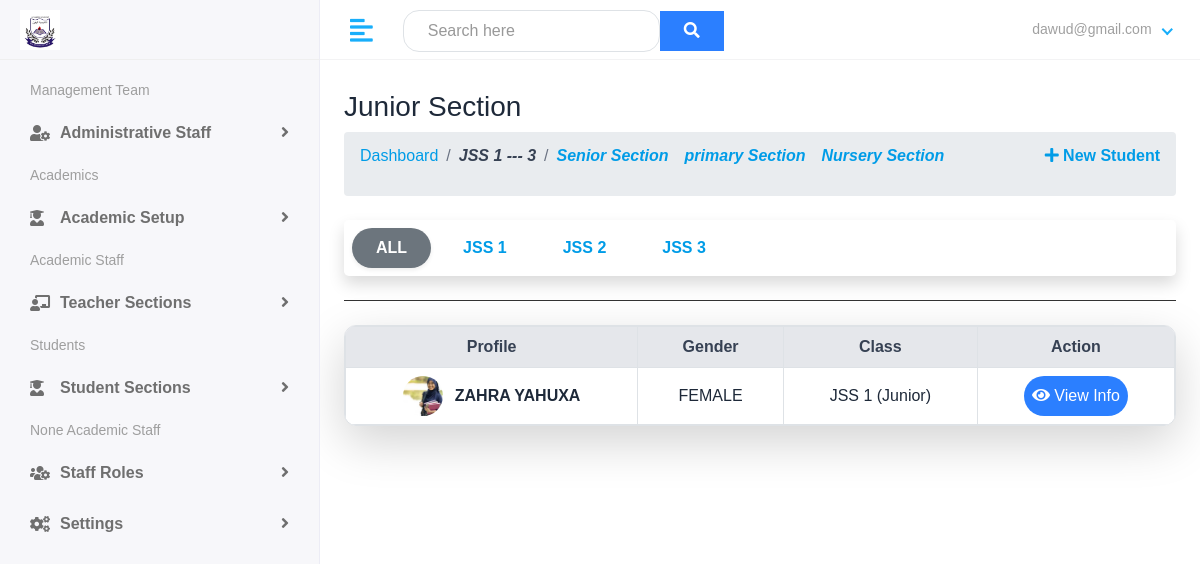
Screenshot of /studentApp/junior-class (signed in) with the database file from the repository.
### school/models.py (models this page shows, shortened)
class SchoolClass(models.Model):
    section = models.ForeignKey(Section, on_delete=models.CASCADE)
    name = models.CharField(max_length=20)  # e.g. "JS1", "SS2", "Nursery 2"
    class_teacher = models.ForeignKey(Teacher, on_delete=models.SET_NULL, null=True, blank=True, related_name='class_teacher_of')
    class Meta:
        unique_together = ('section', 'name')
        ordering = ['section', 'name']
    def __str__(self):
        return f"{self.name} ({self.section.name})"

class Section(models.Model):
    SECTION_CHOICES = (
        ('Nursery', 'Nursery'),
        ('Primary', 'Primary Section'),
        ('Junior', 'Junior Section'),
        ('Senior', 'Senior Section'),
    )
    name = models.CharField(max_length=10, choices=SECTION_CHOICES, unique=True)

### studentApp/models.py (models this page shows, shortened)
class Student(models.Model):
    guardian = models.ForeignKey(Guardian, on_delete=models.SET_NULL, null=True, blank=True, related_name='students')
    first_name = models.CharField(max_length=100)
    last_name = models.CharField(max_length=100)
    student_class = models.ForeignKey(SchoolClass, on_delete=models.SET_NULL, null=True, blank=True)
    gender = models.CharField(max_length=10, choices=Gender)
    date_of_birth = models.DateField()
    religion = models.CharField(max_length=20)
    date_join = models.DateField()
    phone = models.CharField(max_length=11, null=True, blank=True)
    avatar = models.ImageField(upload_to='students/', blank=True, null=True)

### studentApp/views.py (the view)
# urls.py: path('junior-class', views.juniorclass, name="junior-class"),
@login_required(login_url='my-login')
def juniorclass(request):
    class_filter = request.GET.get('class')
    junior_classes = SchoolClass.objects.filter(name__startswith='JSS').order_by('name')
    if class_filter:
        students = Student.objects.filter(student_class__name__iexact=class_filter)
    else:
        students = Student.objects.filter(student_class__name__icontains='JSS')
    context = {
        'students': students,
        'selected_class': class_filter,
        'junior_classes': junior_classes,
    }
    return render(request, 'school/students/Junior-class.html', context)

### templates/school/students/junior-class.html (shortened to what this page needs)
{% extends 'school/base.html' %}
{% load crispy_forms_tags %}
{% load static tailwind_tags %}
{% load widget_tweaks %}
{% load static %}
{% block body %}
<div class="page-wrapper">
    <div class="content w-full px-4">
        <div class="mb-6 border-b pb-4">
            <h3 class="text-2xl font-bold text-gray-800">Junior Section</h3>
            <div class="breadcrumb flex justify-between">
                <ul class="text-gray-500 flex gap-2">
                    <li><a href="{% url 'admin-dashboard' %}" class="hover:underline">Dashboard</a></li>
                    <li>/</li>
                    <li class="text-gray-700 font-italic font-bold">JSS 1 --- 3</li>
                    <li>/</li>
                <li class="text-gray-700 font-italic font-bold"> <a href="{% url 'senior-class' %}" class="hover:underline "> Senior Section </li>
                <li class="text-gray-700 font-italic font-bold"> <a href="{% url 'primary-class' %}" class="hover:underline "> primary Section </li>
                <li class="text-gray-700 font-italic font-bold"> <a href="{% url 'nursery-class' %}" class="hover:underline "> Nursery Section </li>
                </ul>
                <a href="{% url 'add-student' %}" class="text-blue-600 font-semibold hover:underline">
                    <i class="fas fa-plus"></i> New Student
                </a>
            </div>
            <div class="flex flex-wrap justify-start gap-2 bg-white mt-4 p-2 rounded-lg shadow">
                <a href="{% url 'junior-class' %}" class="cursor-pointer px-4 py-2 rounded-full font-semibold shadow-sm
                    {% if not selected_class %}bg-secondary text-white{% else %}hover:bg-blue-100{% endif %}">
                    ALL
                </a>
                {% for class in junior_classes %}
                    <a href="{% url 'junior-class' %}?class={{ class.name }}" class="cursor-pointer px-4 py-2 rounded-full font-semibold
                        {% if selected_class == class.name %}bg-secondary text-white{% else %}hover:bg-blue-100{% endif %} transition">
                        {{ class.name|upper }}
                    </a>
                {% endfor %}
            </div>
        </div>
        <div class="bg-white border border-gray-300 shadow-lg rounded-xl overflow-hidden">
            <div class="overflow-x-auto">
                <table class="min-w-full table-auto border-collapse">
                    <thead class="bg-gray-200 text-gray-700 text-center">
                        <tr>
                            <th class="border border-gray-300 px-4 py-2">Profile</th>
                            <th class="border border-gray-300 px-4 py-2">Gender</th>
                            <th class="border border-gray-300 px-4 py-2">Class</th>
                            <th class="border border-gray-300 px-4 py-2">Action</th>
                        </tr>
                    </thead>
                    <tbody class="text-center text-gray-800">
                        {% for student in students %}
                            <tr class="hover:bg-gray-100 transition">
                                <td class="border border-gray-300 px-4 py-2 text-center">
                                    <div class="flex justify-center items-center gap-3">
                                        {% if student.avatar %}
                                            <img src="{{ student.avatar.url }}" alt="Avatar"
                                                class="w-10 h-10 rounded-full object-cover">
                                        {% else %}
                                            <div class="w-10 h-10 rounded-full bg-gray-200 flex items-center justify-center text-[10px] font-bold uppercase">
                                                NO DP
                                            </div>
                                        {% endif %}
                                        <span class="font-semibold uppercase">
                                            {{ student.first_name }} {{ student.last_name }}
                                        </span>
                                    </div>
                                </td>
                                <td class="border border-gray-300 px-4 py-2">{{ student.gender|upper }}</td>
                                <td class="border border-gray-300 px-4 py-2">{{ student.student_class }}</td>
                                <td class="border border-gray-300 px-4 py-2">
                                    <button class="bg-blue-500 p-2  rounded-pill hover:text-blue-700" title="Edit">
                                    <a href="{% url 'student-detail' student.id %}" class="text-white"><i class="fas fa-eye"></i> View Info </i>
                                    </a>
                                    </button>
                                </td>
                            </tr>
                        {% empty %}
                            <tr>
                                <td colspan="4" class="text-center py-6 text-gray-500">No students found.</td>
                            </tr>
                        {% endfor %}
                    </tbody>
                </table>
            </div>
        </div>
    </div>
</div>
<div class="header">
   <div class="header-left flex items-center gap-4">
      <a href="index.html" class="logo">
         <img src="{% static 'assets/images/logo1.jpg' %}" alt="Logo">
      </a>
   </div>
   <a href="javascript:void(0);" id="toggle_btn">
   <i class="fas fa-align-left"></i>
   </a>
   <div class="top-nav-search">
      <form method="get" class="flex items-center">
         <input  type="text" placeholder="Search here" class="bg-black rounded-2xl border border-black px-6 py-2"/>
         <button type="submit"  name="q" class="bg-blue-500 hover:bg-blue-700 text-white  rounded-2xl px-4 py-2" >
            <i class="fas fa-search"></i>
         </button>
      </form>
   </div>
   <ul class="nav user-menu">
      <li class="nav-item dropdown has-arrow">
         <a href="#" class="dropdown-toggle nav-link" data-toggle="dropdown">
            <span class="user-img">
               {{user.email}}
            </span>
         </a>
      </li>
   </ul>
</div>
{% endblock %}

### static/assets/css/style.css (style rules this page uses)
html { height: 100%; }
body { background-color: #fff; color: #333; font-family: 'Poppins', sans-serif; font-size: 1rem; height: 100%; line-height: 1.5; overflow-x: hidden; }
h1, h2, h3, h4, h5, h6 { font-family: 'Poppins', sans-serif; margin-top: 0; }
a { color: #009ce7; }
input, button, a { transition: all 0.4s ease; -moz-transition: all 0.4s ease; -o-transition: all 0.4s ease; -ms-transition: all 0.4s ease; -webkit-transition: all 0.4s ease; }
input, input:focus, button, button:focus { outline: none; }
input[type=text], input[type=password] { -webkit-appearance: none; -moz-appearance: none; appearance: none; }
ul, ol { padding: 0px; list-style: none; }
.bg-white { background-color: #fff; }
.header { background-color: #fff; border-bottom: 1px solid #f3f3f4; left: 0; position: fixed; right: 0; top: 0; z-index: 1001; height: 60px; }
.header .header-left { float: left; height: 60px; padding: 0 20px; position: relative; width: 320px; z-index: 1; transition: all 0.2s ease-in-out; background-color: #f7f7fa; border-bottom: 1px solid #efefef; border-right: 1px solid #ececf5; display: flex; align-items: center; }
.header .header-left .logo { display: inline-block; line-height: 60px; }
.header .header-left .logo img { max-height: 40px; width: auto; }
.header .dropdown-toggle:after { display: none; }
.header .has-arrow .dropdown-toggle:after { border-top: 0; border-left: 0; border-bottom: 2px solid #18aefa; border-right: 2px solid #18aefa; content: ''; height: 8px; display: inline-block; pointer-events: none; -webkit-transform-origin: 66% 66%; -ms-transform-origin: 66% 66%; transform-origin: 66% 66%; -webkit-transform: rotate(45deg); -ms-transform: rotate(45deg); transform: rotate(45deg); -webkit-transition: all 0.15s ease-in-out; transition: all 0.15s ease-in-out; width: 8px; vertical-align: 0px; }
.user-menu { float: right; margin: 0; position: relative; z-index: 99; padding-right: 15px; }
.user-menu.nav > li > a { color: #a0a0a0; font-size: 14px; line-height: 58px; padding: 0 15px; height: 60px; }
.user-img { margin-right: 3px; position: relative; }
.top-nav-search { float: left; margin-left: 15px; }
.top-nav-search form { margin-top: 10px; position: relative; width: 300px; }
.page-wrapper { margin-left: 320px; padding-top: 60px; position: relative; transition: all 0.4s ease; }
.page-wrapper > .content { padding: 1.875rem 1.875rem 0; }
@media (min-width: 992px) { #toggle_btn { align-items: center; color: #18aefa; display: inline-flex; float: left; font-size: 26px; height: 60px; justify-content: center; margin-left: 15px; padding: 0 15px; } }

### rows the page displays
SchoolClass: name "JSS 1"
SchoolClass: name "JSS 2"
SchoolClass: name "JSS 3"
Student: avatar (picture), first_name "ZAHRA", last_name "YAHUXA", gender "FEMALE", student_class "JSS 1 (Junior)"

### other values shown
{{ user.email }} "dawud@gmail.com"
